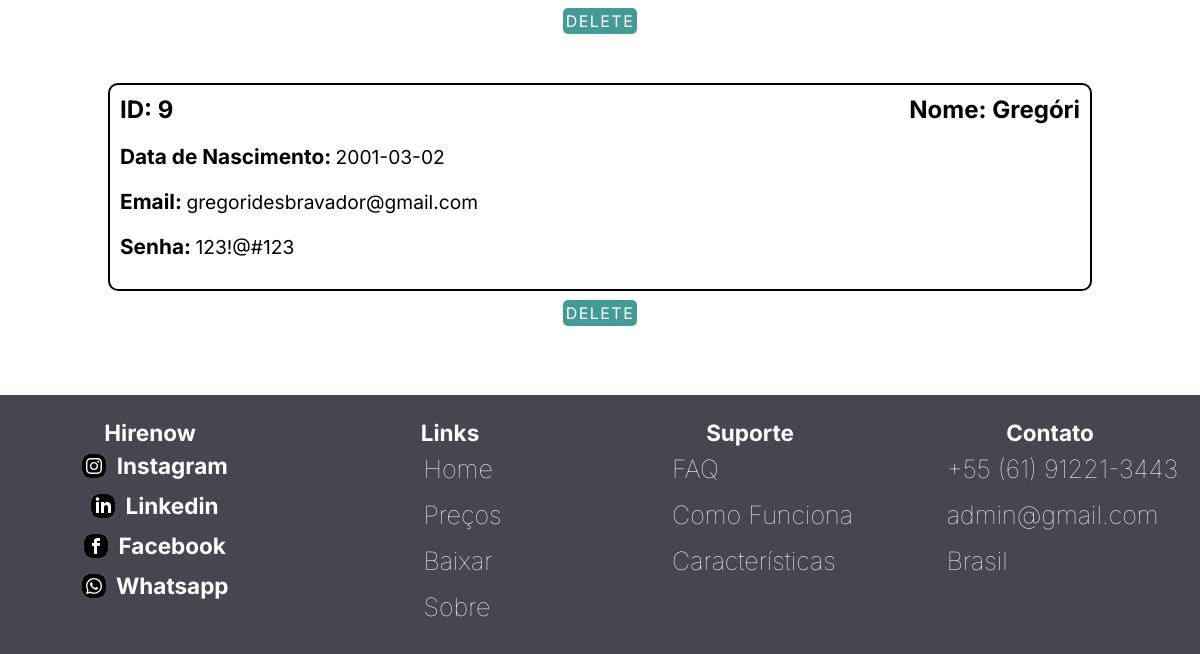
The app's page /login_cadastro/Adm/candidatos_adm.php?email=admin@gmail.com&senha=123asd!*&sm=1&id=1 (signed in, lower part), older data.
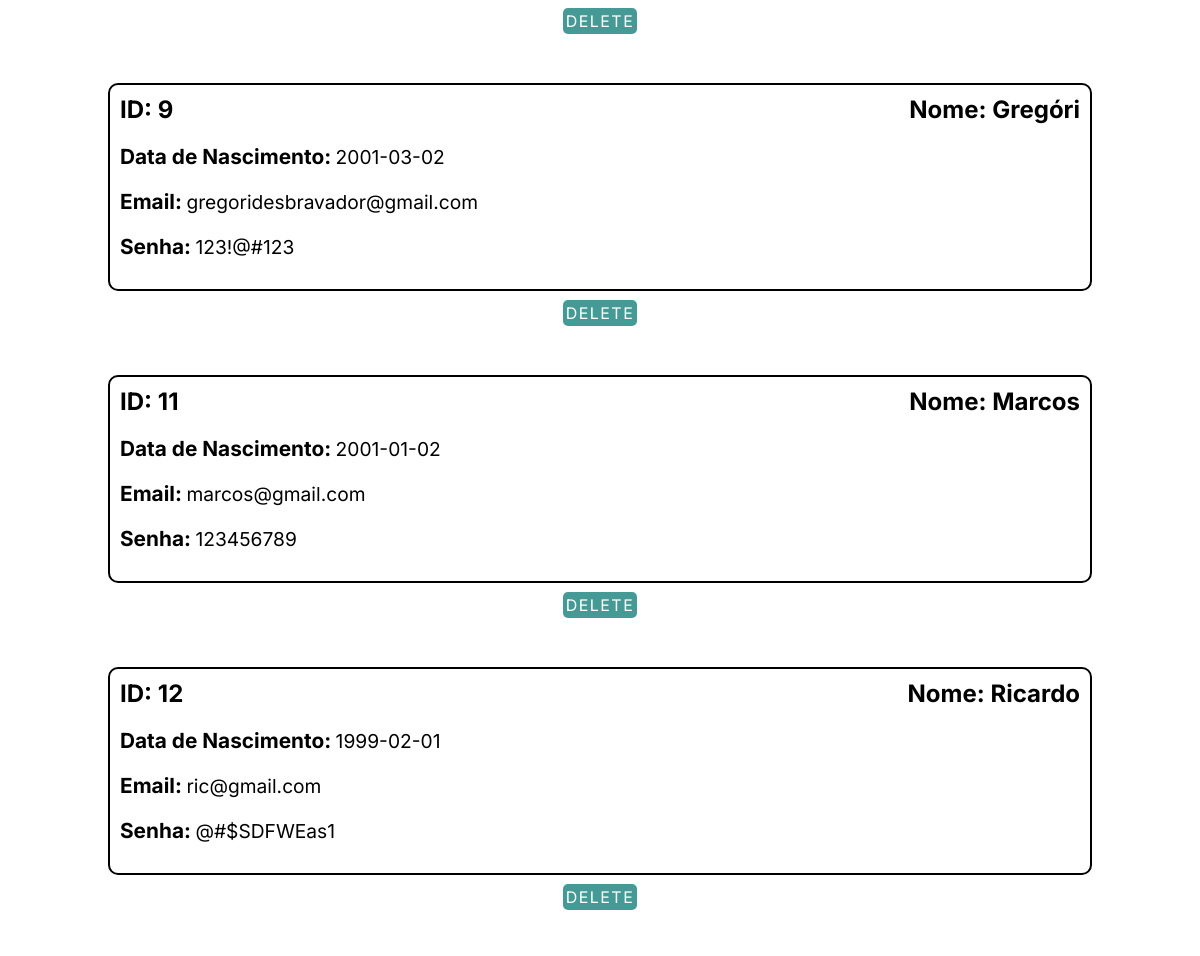
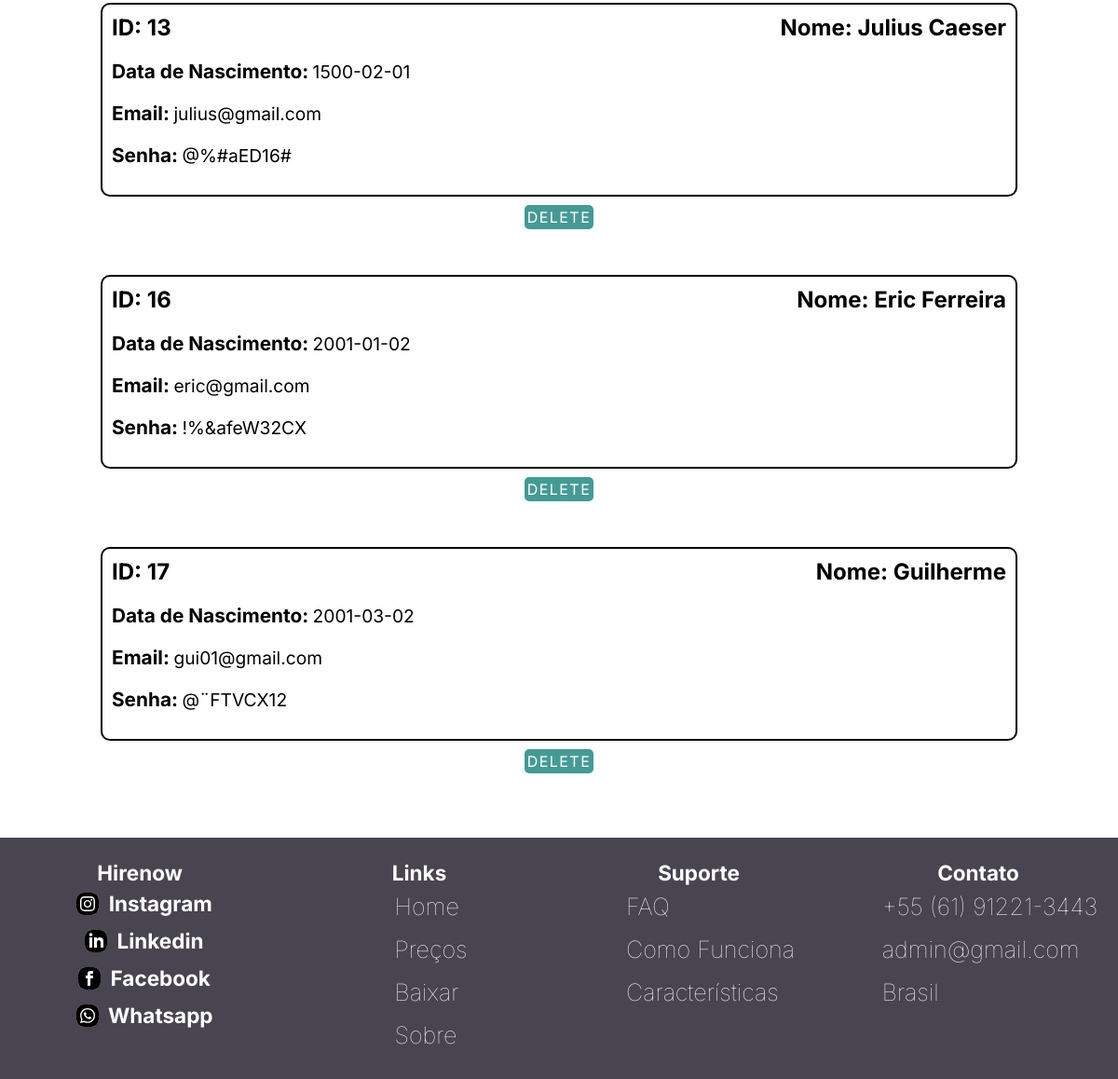
The same page, newer data (2 pictures, top to bottom).
### tables this page shows
CREATE TABLE `candidato` (
  `idCandidato` int(11) NOT NULL AUTO_INCREMENT,
  `nome_cand` varchar(45) NOT NULL,
  `data_nasc` date NOT NULL,
  `email_cand` varchar(45) NOT NULL,
  `senha_cand` varchar(45) NOT NULL,
  `Administrador_idUsuarios` int(11) DEFAULT NULL,
  `tipo` int(1) NOT NULL,
  PRIMARY KEY (`idCandidato`),
  KEY `fk_Candidato_Administrador1_idx` (`Administrador_idUsuarios`),
  CONSTRAINT `fk_adm` FOREIGN KEY (`Administrador_idUsuarios`) REFERENCES `administrador` (`idUsuarios`) ON DELETE SET NULL ON UPDATE CASCADE
);

### login_cadastro/Adm/candidatos_adm.php (the view, shortened to what this page needs)
<?php
    if(urldecode($_GET['email']) && urldecode($_GET['senha']) && urldecode($_GET['sm']) && urldecode($_GET['id'])){
        class Adm1{
            public function __construct($email, $senha, $sm, $id){
                $this->email = $email;
                $this->senha = $senha;
                $this->sm = $sm;
                $this->id = $id;
            }
        }
    $adm1 = new Adm1(urlencode($_GET['email']), urlencode($_GET['senha']), urlencode($_GET['sm']), urlencode($_GET['id']));
    }
    elseif(!$_GET['email'] && !$_GET['senha'] && !$_GET['sm'] && !$_GET['id']){
        header('location: ../login/protection.php');
    }
?>
<!DOCTYPE html>
<html lang="pt-br">
<head>
    <link rel="stylesheet" href="header_adm.css">
    <link href="https://unpkg.com/boxicons@2.1.4/css/boxicons.min.css" rel="stylesheet" />
    <link rel="stylesheet" href="../Cand/css/rodape.css">
    <link rel="stylesheet" href="update_vaga.css">
</head>
<body>
    <?php include "../configs/config.php";
        $query = "SELECT * FROM candidato WHERE tipo = 2";
        $stmt = $conexao1->query($query);
        while($dados = $stmt->fetch_assoc()): ?>
        <div class="content-vaga">
        <div class="vaga">
            <div class="topo-vaga">
                <h3>ID: <?= $dados["idCandidato"] ?></h3>
                <h3>Nome: <?= $dados["nome_cand"] ?></h3>
            </div>
            <br>
            <h4 style="display: inline-block;">Data de Nascimento: </h4>
            <p style="display: inline-block;"><?= $dados["data_nasc"] ?></p>
            <br>
            <br>
            <h4 style="display: inline-block;">Email: </h4>
            <p style="display: inline-block;"><?= $dados["email_cand"] ?></p>
            <br>
            <br>
            <h4 style="display: inline-block;">Senha: </h4>
            <p style="display: inline-block;"><?= $dados["senha_cand"] ?></p>
            <br>
            <br>
        </div>
    </div>
            <center><a href=" <?="deletar.php?idCandidato={$dados['idCandidato']}&email={$adm1->email}&senha={$adm1->senha}&sm={$adm1->sm}&id={$adm1->id}"?>" style="line-height: 5.5vh;
                    text-align: center;
                    font-size: 1em;
                    padding: 3px;
                    position: relative;
                    width: 100%;
                    height: 5.5vh;
                    border-radius: 5px;
                    border: none;
                    margin-top: 4vh;
                    background-color: #459A96;
                    color: #fff;
                    cursor: pointer;
                    letter-spacing: 0.09em;
                    text-transform: uppercase;
                    transition-duration: 0.5s;">Delete</a></center>
    <?php endwhile; ?>
    <footer class="rodape">
        <div class="div1">
            <ul class="ul-rod">
                <h2>Hirenow</h2>
                <div class="content-redes">
                    <a href="#" class="ancor"><img src="../../rodape/img_redes/instagram.svg" alt="instagram"
                            style="background: white; border-radius: 8px;"></a>
                    <h3>Instagram</h3>
                </div>
                <div class="content-redes">
                    <a href="#" class="ancor"><img src="../../rodape/img_redes/linkedin.svg" alt="linkedin"
                            style="background: white; border-radius: 8px;"></a>
                    <h3>Linkedin</h3>
                </div>
                <div class="content-redes">
                    <a href="#" class="ancor"><img src="../../rodape/img_redes/facebook.svg" alt="facebook"
                            style="background: white; border-radius: 8px;"></a>
                    <h3>Facebook</h3>
                </div>
                <div class="content-redes">
                    <a href="#" class="ancor"><img src="../../rodape/img_redes/whatsapp.svg" alt="whatsapp"
                            style="background: white; border-radius: 8px;"></a>
                    <h3>Whatsapp</h3>
                </div>
            </ul>
        </div>
        <div class="div2">
            <ul class="ul-rod">
                <h2>Links</h2>
                <li>
                    <a href="#" class="ancor">Home</a><br>
                    <a href="#" class="ancor">Preços</a><br>
                    <a href="#" class="ancor">Baixar</a><br>
                    <a href="#" class="ancor">Sobre</a>
                </li>
            </ul>
        </div>
        <div class="div3">
            <ul class="ul-rod">
                <h2>Suporte</h2>
                <li>
                    <a href="#" class="ancor">FAQ</a><br>
                    <a href="#" class="ancor">Como Funciona</a><br>
                    <a href="#" class="ancor">Características</a>
                </li>
            </ul>
        </div>
        <div class="div4">
            <ul class="ul-rod">
                <h2>Contato</h2>
                <li>
                    <a href="#" class="ancor">+55 (61) 91221-3443</a><br>
                    <a href="#" class="ancor">admin@gmail.com</a><br>
                    <a href="#" class="ancor">Brasil</a>
                </li>
            </ul>
        </div>
    </footer>
</body>
</html>

### login_cadastro/Adm/header_adm.css (style rules this page uses)
* { margin: 0; padding: 0; text-decoration: none; font-family: "Inter", sans-serif; }
a { color: #000; font-size: 1.4em; }

### login_cadastro/Cand/css/rodape.css (style rules this page uses)
.rodape { width: 100%; display:flex; justify-content: space-between; margin-top: 5%; padding-top: 2%; padding-bottom: 2%; font-size: 15px; background-color: #484450; }
h2 { color: white; }
li { list-style: none; }
.div1 { justify-content: space-between; width: 25vw; }
.div1 ul { display: flex; flex-direction: column; align-items: center; }
.content-redes { display: flex; align-items: center; }
.content-redes h3 { color: white; margin-left: 1.5%; }
.div2 { display: flex; justify-content: center; width: 25vw; }
.div3 { display: flex; justify-content: center; width: 25vw; }
.div4 { display: flex; justify-content: center; width: 25vw; }
a.ancor { justify-content:space-between; display:inline-flex; align-items:center; text-decoration: none; padding: 8px; color: white; font-weight: 100; border-radius: 40px; }
.ul-rod { display: flex; flex-direction: column; align-items: center; height: 100%; }

### login_cadastro/Adm/update_vaga.css (style rules this page uses)
body { display: flex; justify-content: center; flex-direction: column; }
.content-vaga { width: 100vw; display: flex; justify-content: center; }
.vaga { width: 80%; border: 2px solid black; margin-top: 5vh; border-radius: 10px; padding: 10px; }
.topo-vaga { display: flex; justify-content: space-between; }
h3 { font-size: 1.5em; }
h4 { font-size: 1.3em; }
p { font-size: 1.2em; }
li { margin-left: 25px; font-size: 1.2em; }

### login_cadastro/Adm/candidatos_adm.php (style rules this page uses)
a { color: black; text-decoration: none; }

Row changes from the older to the newer data that the page shows:
added candidato: idCandidato "11", nome_cand "Marcos", data_nasc "2001-01-02", email_cand "marcos@gmail.com", senha_cand "123456789"
added candidato: idCandidato "12", nome_cand "Ricardo", data_nasc "1999-02-01", email_cand "ric@gmail.com", senha_cand "@#$SDFWEas1"
added candidato: idCandidato "13", nome_cand "Julius Caeser", data_nasc "1500-02-01", email_cand "julius@gmail.com", senha_cand "@%#aED16#"
added candidato: idCandidato "16", nome_cand "Eric Ferreira", data_nasc "2001-01-02", email_cand "eric@gmail.com", senha_cand "!%&afeW32CX"
added candidato: idCandidato "17", nome_cand "Guilherme", data_nasc "2001-03-02", email_cand "gui01@gmail.com", senha_cand "@¨FTVCX12"
